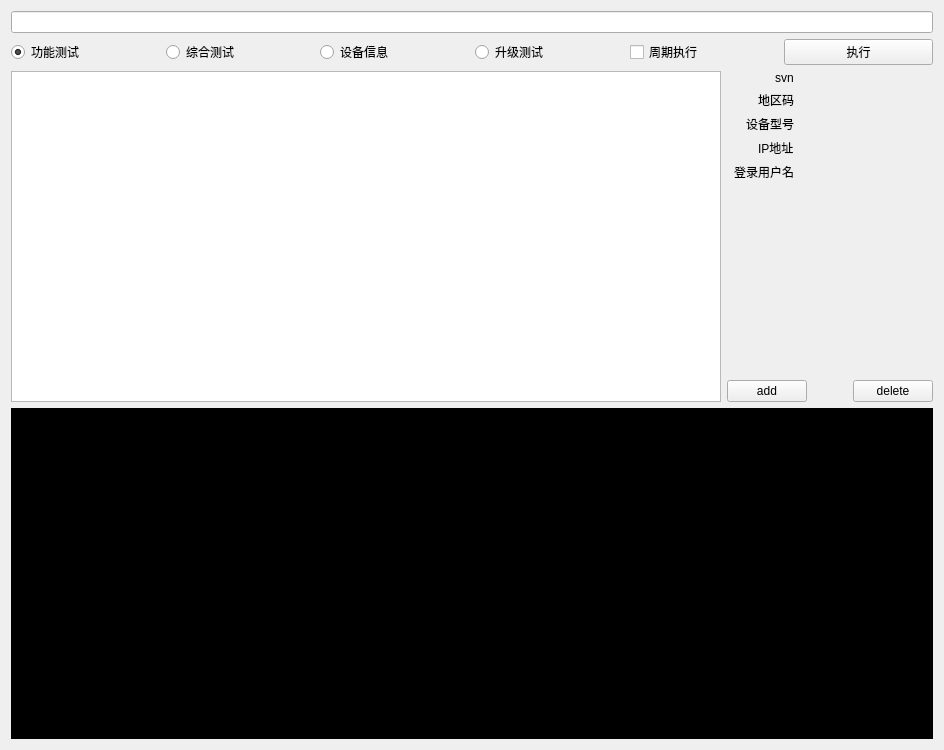
<?xml version="1.0" encoding="UTF-8"?>
<ui version="4.0">
 <class>Form</class>
 <widget class="QWidget" name="Form">
  <property name="geometry">
   <rect>
    <x>0</x>
    <y>0</y>
    <width>944</width>
    <height>750</height>
   </rect>
  </property>
  <property name="windowTitle">
   <string>Form</string>
  </property>
  <layout class="QVBoxLayout" name="verticalLayout_4">
   <item>
    <layout class="QHBoxLayout" name="horizontalLayout">
     <item>
      <widget class="QLineEdit" name="lineEdit"/>
     </item>
    </layout>
   </item>
   <item>
    <layout class="QHBoxLayout" name="horizontalLayout_3">
     <item>
      <widget class="QRadioButton" name="radioButton_1">
       <property name="text">
        <string>功能测试</string>
       </property>
       <property name="checked">
        <bool>true</bool>
       </property>
      </widget>
     </item>
     <item>
      <widget class="QRadioButton" name="radioButton_2">
       <property name="text">
        <string>综合测试</string>
       </property>
      </widget>
     </item>
     <item>
      <widget class="QRadioButton" name="radioButton_3">
       <property name="text">
        <string>设备信息</string>
       </property>
      </widget>
     </item>
     <item>
      <widget class="QRadioButton" name="radioButton_upgrade">
       <property name="text">
        <string>升级测试</string>
       </property>
      </widget>
     </item>
     <item>
      <widget class="QCheckBox" name="checkBox">
       <property name="text">
        <string>周期执行</string>
       </property>
      </widget>
     </item>
     <item>
      <widget class="QPushButton" name="pushButton">
       <property name="text">
        <string>执行</string>
       </property>
      </widget>
     </item>
    </layout>
   </item>
   <item>
    <layout class="QHBoxLayout" name="horizontalLayout_5" stretch="3,0">
     <item>
      <widget class="QTableWidget" name="tableWidget">
       <property name="styleSheet">
        <string notr="true"/>
       </property>
       <attribute name="horizontalHeaderCascadingSectionResizes">
        <bool>true</bool>
       </attribute>
       <attribute name="horizontalHeaderStretchLastSection">
        <bool>false</bool>
       </attribute>
       <attribute name="verticalHeaderStretchLastSection">
        <bool>false</bool>
       </attribute>
      </widget>
     </item>
     <item>
      <layout class="QVBoxLayout" name="verticalLayout_3">
       <item>
        <layout class="QHBoxLayout" name="horizontalLayout_2" stretch="1,2">
         <item>
          <layout class="QVBoxLayout" name="verticalLayout_2">
           <item alignment="Qt::AlignRight">
            <widget class="QLabel" name="label_3">
             <property name="text">
              <string>svn</string>
             </property>
            </widget>
           </item>
           <item alignment="Qt::AlignRight">
            <widget class="QLabel" name="label">
             <property name="text">
              <string>地区码</string>
             </property>
            </widget>
           </item>
           <item alignment="Qt::AlignRight">
            <widget class="QLabel" name="label_2">
             <property name="text">
              <string>设备型号</string>
             </property>
            </widget>
           </item>
           <item alignment="Qt::AlignRight">
            <widget class="QLabel" name="label_6">
             <property name="text">
              <string>IP地址</string>
             </property>
            </widget>
           </item>
           <item alignment="Qt::AlignRight">
            <widget class="QLabel" name="label_7">
             <property name="text">
              <string>登录用户名</string>
             </property>
            </widget>
           </item>
          </layout>
         </item>
         <item>
          <layout class="QVBoxLayout" name="verticalLayout">
           <item>
            <widget class="QLabel" name="label_svn">
             <property name="text">
              <string/>
             </property>
            </widget>
           </item>
           <item>
            <widget class="QLabel" name="label_region">
             <property name="text">
              <string/>
             </property>
            </widget>
           </item>
           <item>
            <widget class="QLabel" name="label_model">
             <property name="text">
              <string/>
             </property>
            </widget>
           </item>
           <item>
            <widget class="QLabel" name="label_ip">
             <property name="text">
              <string/>
             </property>
            </widget>
           </item>
           <item>
            <widget class="QLabel" name="label_user">
             <property name="text">
              <string/>
             </property>
            </widget>
           </item>
          </layout>
         </item>
        </layout>
       </item>
       <item>
        <spacer name="verticalSpacer">
         <property name="orientation">
          <enum>Qt::Vertical</enum>
         </property>
         <property name="sizeHint" stdset="0">
          <size>
           <width>20</width>
           <height>40</height>
          </size>
         </property>
        </spacer>
       </item>
       <item>
        <layout class="QHBoxLayout" name="horizontalLayout_4">
         <item>
          <widget class="QPushButton" name="pushButton_get">
           <property name="text">
            <string>add</string>
           </property>
          </widget>
         </item>
         <item>
          <spacer name="horizontalSpacer">
           <property name="orientation">
            <enum>Qt::Horizontal</enum>
           </property>
           <property name="sizeHint" stdset="0">
            <size>
             <width>40</width>
             <height>20</height>
            </size>
           </property>
          </spacer>
         </item>
         <item>
          <widget class="QPushButton" name="pushButton_save">
           <property name="text">
            <string>delete</string>
           </property>
          </widget>
         </item>
        </layout>
       </item>
      </layout>
     </item>
    </layout>
   </item>
   <item>
    <widget class="QTextEdit" name="textEdit">
     <property name="font">
      <font>
       <family>Verdana</family>
       <pointsize>12</pointsize>
       <weight>50</weight>
       <italic>false</italic>
       <bold>false</bold>
      </font>
     </property>
     <property name="styleSheet">
      <string notr="true">background-color: rgb(0, 0, 0);
font: 12pt &quot;Verdana&quot;;
color: rgb(0, 255, 0);</string>
     </property>
     <property name="readOnly">
      <bool>true</bool>
     </property>
    </widget>
   </item>
  </layout>
 </widget>
 <resources/>
 <connections/>
</ui>
